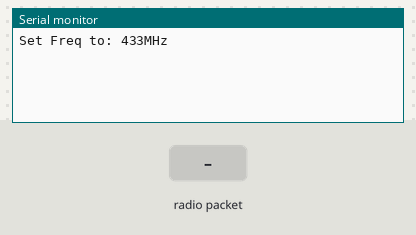
Bench run of a sketch on a simulated Arduino Uno, built with avr-gcc and run on an emulated ATmega328P. On the bench: the last lines printed to the serial monitor. Inputs (shaded band) come from the test bench. No radio packets arrive unless stated.

Above: at 1.2 s.
1.3 s: radio packet "1" arrives
At 2.5 s:
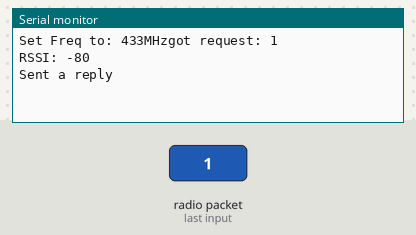
2.8 s: radio packet "0" arrives
At 3.9 s:
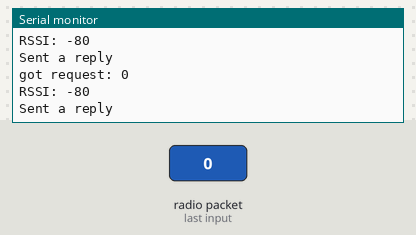
4.3 s: radio packet "2" arrives
At 5.0 s:
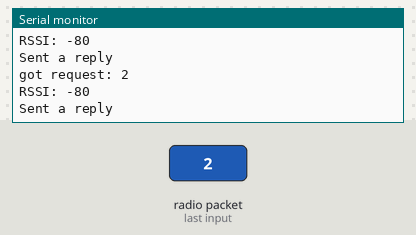

Measured:
- after the input at 1.3 s, the serial monitor: prints a new line at once (image 1)
- after the input at 2.8 s, the serial monitor: prints a new line at once (image 2)
- after the input at 4.3 s, the serial monitor: prints a new line at once (image 3)

The sketch:

rf95_server.ino
```cpp
// rf95_server.pde
// -*- mode: C++ -*-
// Example sketch showing how to create a simple messageing server
// with the RH_RF95 class. RH_RF95 class does not provide for addressing or
// reliability, so you should only use RH_RF95  if you do not need the higher
// level messaging abilities.
// It is designed to work with the other example rf95_client
// Tested with Anarduino MiniWirelessLoRa, Rocket Scream Mini Ultra Pro with
// the RFM95W, Adafruit Feather M0 with RFM95

#include <SPI.h>
#include <RH_RF95.h>

// Singleton instance of the radio driver
RH_RF95 rf95;
//RH_RF95 rf95(5, 2); // Rocket Scream Mini Ultra Pro with the RFM95W
//RH_RF95 rf95(8, 3); // Adafruit Feather M0 with RFM95

// Need this on Arduino Zero with SerialUSB port (eg RocketScream Mini Ultra Pro)
//#define Serial SerialUSB

//int led = 9;

void setup()
{
  // Rocket Scream Mini Ultra Pro with the RFM95W only:
  // Ensure serial flash is not interfering with radio communication on SPI bus
//  pinMode(4, OUTPUT);
//  digitalWrite(4, HIGH);

//  pinMode(led, OUTPUT);
  Serial.begin(9600);
  while (!Serial) ; // Wait for serial port to be available
  if (!rf95.init()){
    Serial.println("init failed");  }
  // Defaults after init are 434.0MHz, 13dBm, Bw = 125 kHz, Cr = 4/5, Sf = 128chips/symbol, CRC on
  if (!rf95.setFrequency(433.0)) {
    Serial.println("setFrequency failed");
    while (1);
  }
  Serial.print("Set Freq to: 433MHz");
  // The default transmitter power is 13dBm, using PA_BOOST.
  // If you are using RFM95/96/97/98 modules which uses the PA_BOOST transmitter pin, then
  // you can set transmitter powers from 5 to 23 dBm:
//  driver.setTxPower(23, false);
  // If you are using Modtronix inAir4 or inAir9,or any other module which uses the
  // transmitter RFO pins and not the PA_BOOST pins
  // then you can configure the power transmitter power for -1 to 14 dBm and with useRFO true.
  // Failure to do that will result in extremely low transmit powers.
//  driver.setTxPower(14, true);
}

void loop()
{
  if (rf95.available())
  {
    // Should be a message for us now
    uint8_t buf[RH_RF95_MAX_MESSAGE_LEN];
    uint8_t len = sizeof(buf);
    if (rf95.recv(buf, &len))
    {
//      digitalWrite(led, HIGH);
//      RH_RF95::printBuffer("request: ", buf, len);
      String msg = (char*)buf;
      String rep = "server1 back: " + msg;
      char repl[rep.length()];
      rep.toCharArray(repl, rep.length());
      Serial.print("got request: ");
      Serial.println((char*)buf);
//      Serial.println(buf);
      Serial.print("RSSI: ");
      Serial.println(rf95.lastRssi(), DEC);

      // Send a reply
//      uint8_t data[] = "And hello back to you from Dell";
      rf95.send((uint8_t *)repl, sizeof(repl));
//      rf95.send(data, sizeof(data));
      rf95.waitPacketSent();
      Serial.println("Sent a reply");
//       digitalWrite(led, LOW);
    }
    else
    {
      Serial.println("recv failed");
    }
  }
}
```
